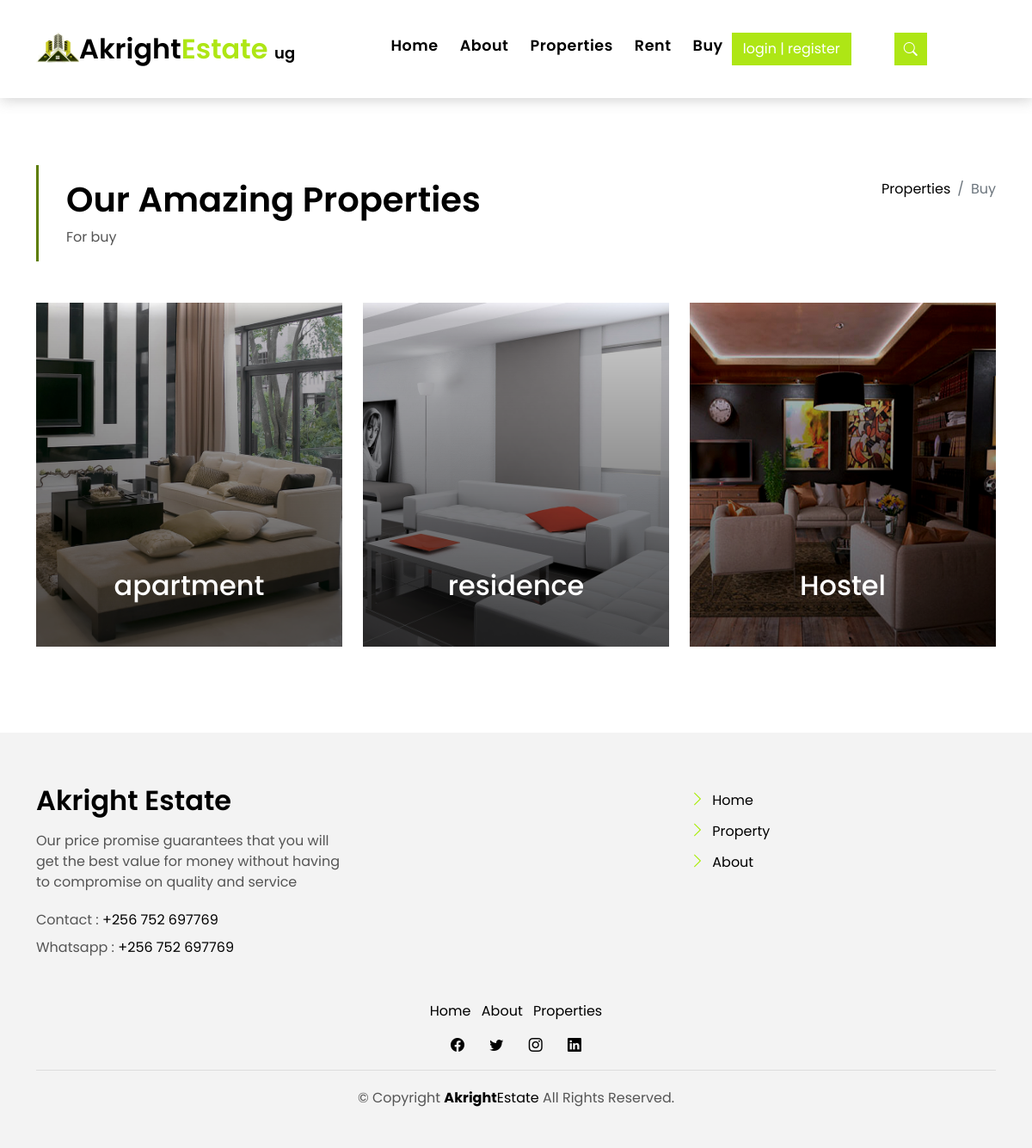
The app's page /buy.php with its own data.
### tables this page shows
CREATE TABLE `property_table` (
  `id` int(11) NOT NULL,
  `name` varchar(50) NOT NULL,
  `category_id` int(11) NOT NULL,
  `image_url` varchar(100) NOT NULL,
  `address` varchar(255) NOT NULL,
  `status` varchar(255) NOT NULL,
  `no_of_rooms` int(255) NOT NULL,
  `no_of_garages` int(255) NOT NULL,
  `description` varchar(255) NOT NULL,
  `type` varchar(100) NOT NULL,
  `price` double NOT NULL,
  `date_of_addition` timestamp NOT NULL DEFAULT current_timestamp() ON UPDATE current_timestamp()
);

### buy.php (the view, shortened to what this page needs)
<?php include("./includes/header.php"); ?>
  <main id="main">
    <section class="intro-single">
      <div class="container">
        <div class="row">
          <div class="col-md-12 col-lg-8">
            <div class="title-single-box">
              <h1 class="title-single">Our Amazing Properties</h1>
              <span class="color-text-a">For buy</span>
            </div>
          </div>
          <div class="col-md-12 col-lg-4">
            <nav aria-label="breadcrumb" class="breadcrumb-box d-flex justify-content-lg-end">
              <ol class="breadcrumb">
                <li class="breadcrumb-item">
                  <a href="#">Properties</a>
                </li>
                <li class="breadcrumb-item active" aria-current="page">
                  Buy
                </li>
              </ol>
            </nav>
          </div>
        </div>
      </div>
    </section>
    <section class="property-grid grid">
      <div class="container">
        <div class="row">
          <?php
            $property = $conn->query("select * from property_table where type = 'sale'");
            while($row = $property->fetch_assoc())
            {
              ?>
                  <div class="col-md-4">
                      <div class="card-box-a card-shadow">
                        <div class="img-box-a">
                          <img src="admin/uploads/<?= $row['image_url']?>" alt="" class="img-a img-fluid">
                        </div>
                        <div class="card-overlay">
                          <div class="card-overlay-a-content">
                            <div class="card-header-a">
                              <h2 class="card-title-a text-center">
                                  <?= $row['name'] ?>
                              </h2>
                            </div>
                            <div class="card-body-a">
                              <div class="price-box d-flex">
                              </div>
                            </div>
                          </div>
                        </div>
                      </div>
                    </div>
              <?php
            }
            ?>
        </div>
      </div>
    </section>
  </main>
  <?php include("./includes/footer.php"); ?>

### includes/header.php (shortened to what this page needs)
<?php
include("./includes/connection.php");
?>
<!DOCTYPE html>
<html lang="en">
<head>
  <link href="assets/vendor/animate.css/animate.min.css" rel="stylesheet">
  <link href="assets/vendor/bootstrap/css/bootstrap.min.css" rel="stylesheet">
  <link href="assets/vendor/bootstrap-icons/bootstrap-icons.css" rel="stylesheet">
  <link href="assets/vendor/swiper/swiper-bundle.min.css" rel="stylesheet">
  <link rel="stylesheet" href="https://use.fontawesome.com/releases/v5.1.1/css/all.css">
  <link href="assets/css/style.css" rel="stylesheet">
  <link href="assets/css/main.css" rel="stylesheet">
</head>
<body>
  <nav class="navbar navbar-default navbar-trans navbar-expand-lg fixed-top">
    <div class="container">
      <img src="./assets/img/akrightlogo.png" class="brand-img" alt="" srcset="" class="logo">
      <a class="navbar-brand text-brand" href="index.html">Akright<span class="color-b">Estate</span>
        <pan style="font-size: large;">ug</pan>
      </a>
      <div class="navbar-collapse collapse justify-content-center" id="navbarDefault">
        <ul class="navbar-nav">
          <li class="nav-item">
            <a class="nav-link" href="index.php">Home</a>
          </li>
          <li class="nav-item">
            <a class="nav-link " href="about.php">About</a>
          </li>
          <li class="nav-item">
            <a class="nav-link " href="property-grid.php">Properties</a>
          </li>
          <li class="nav-item">
            <a class="nav-link" href="rent.php">Rent</a>
          </li>
          <li class="nav-item">
            <a class="nav-link" href="buy.php">Buy</a>
          </li>
        </ul>
      <div class="end-section">
      <?php
      if(isset($_SESSION['client']))
      {
        $id = $_SESSION['client'];
        $select=$conn->query("select * from client_table where id='$id'");
        $row = $select->fetch_assoc();
        ?>
            <div class="dropdown open" style="margin-left: 150px;">
              <button class="profile-btn dropdown-toggle" type="button" id="triggerId" data-toggle="dropdown" aria-haspopup="true"
                  aria-expanded="false" style="border:none; background: #fff;">
                    <img src="./uploads/<?php echo $row['image_url'];?>" alt=""  width="25" height="25" class="rounded shadow mr-3">
                  </button>
              <div class="dropdown-menu" aria-labelledby="triggerId">
                <h6 class="dropdown-item text-center">
                  <?= $row['fname'].' '. $row['lname'] ?>
                </h6>
                <a class="dropdown-item text-danger ml-3 text-center" href="logout.php"><i class="fas fa-power-off    "></i> Logout</a>
                <center><a href="#edit-profile<?= $id ?>" class=" btn btn-outline-success" data-toggle="modal">Edit Profile</a></center>
              </div>
            </div>
        <?php
      }
      else
      {
        ?>
          <div class="login mr-3" style="margin-right: 10px;">
              <a class="btn btn-b-n " href="login.php">login | register</a>
        </div>
        <?php
      }
      ?>
      <button type="button" style="margin-left: 40px;" class="btn btn-b-n navbar-toggle-box navbar-toggle-box-collapse " data-bs-toggle="collapse"
        data-bs-target="#navbarTogglerDemo01">
        <i class="bi bi-search"></i>
      </button>
      </div>
      </div>
    </div>
  </nav>

### includes/footer.php (shortened to what this page needs)
<section class="section-footer">
    <div class="container">
      <div class="row">
        <div class="col-sm-12 col-md-4">
          <div class="widget-a">
            <div class="w-header-a">
              <h3 class="w-title-a text-brand">Akright Estate</h3>
            </div>
            <div class="w-body-a">
              <p class="w-text-a color-text-a">
                Our price promise guarantees that you will get the best value for money without having to compromise on
                quality and service
              </p>
            </div>
            <div class="w-footer-a">
              <ul class="list-unstyled">
                <li class="color-a">
                  <span class="color-text-a">Contact :</span> +256 752 697769
                </li>
                <li class="color-a">
                  <span class="color-text-a">Whatsapp :</span> +256 752 697769
                </li>
              </ul>
            </div>
          </div>
        </div>
        <div class="col-sm-12 col-md-4 section-md-t3">
        </div>
        <div class="col-sm-12 col-md-4 section-md-t3">
          <div class="widget-a">
            <div class="w-body-a">
              <ul class="list-unstyled">
                <li class="item-list-a">
                  <i class="bi bi-chevron-right"></i> <a href="index.html">Home</a>
                </li>
                <li class="item-list-a">
                  <i class="bi bi-chevron-right"></i> <a href="property-grid.html">Property</a>
                </li>
                <li class="item-list-a">
                  <i class="bi bi-chevron-right"></i> <a href="about.html">About</a>
                </li>
              </ul>
            </div>
          </div>
        </div>
      </div>
    </div>
  </section>
  <footer>
    <div class="container">
      <div class="row">
        <div class="col-md-12">
          <nav class="nav-footer">
            <ul class="list-inline">
              <li class="list-inline-item">
                <a href="#">Home</a>
              </li>
              <li class="list-inline-item">
                <a href="#">About</a>
              </li>
              <li class="list-inline-item">
                <a href="#">Properties</a>
              </li>
            </ul>
          </nav>
          <div class="socials-a">
            <ul class="list-inline">
              <li class="list-inline-item">
                <a href="#">
                  <i class="bi bi-facebook" aria-hidden="true"></i>
                </a>
              </li>
              <li class="list-inline-item">
                <a href="#">
                  <i class="bi bi-twitter" aria-hidden="true"></i>
                </a>
              </li>
              <li class="list-inline-item">
                <a href="#">
                  <i class="bi bi-instagram" aria-hidden="true"></i>
                </a>
              </li>
              <li class="list-inline-item">
                <a href="#">
                  <i class="bi bi-linkedin" aria-hidden="true"></i>
                </a>
              </li>
            </ul>
          </div>
          <div class="copyright-footer">
            <p class="copyright color-text-a">
              &copy; Copyright
              <span class="color-a"><b>Akright</b>Estate</span> All Rights Reserved.
            </p>
          </div>
        </div>
      </div>
    </div>
  </footer>
</body>
</html>

### assets/css/main.css (style rules this page uses)
.btn { background-color: #aee615; }

### includes/header.php (style rules this page uses)
.end-section { margin: 0; display: flex; }
.brand-img { width: 50px; }

### records on screen
property_table: image_url (picture), name "apartment"
property_table: image_url (picture), name "residence"
property_table: image_url (picture), name "Hostel"
